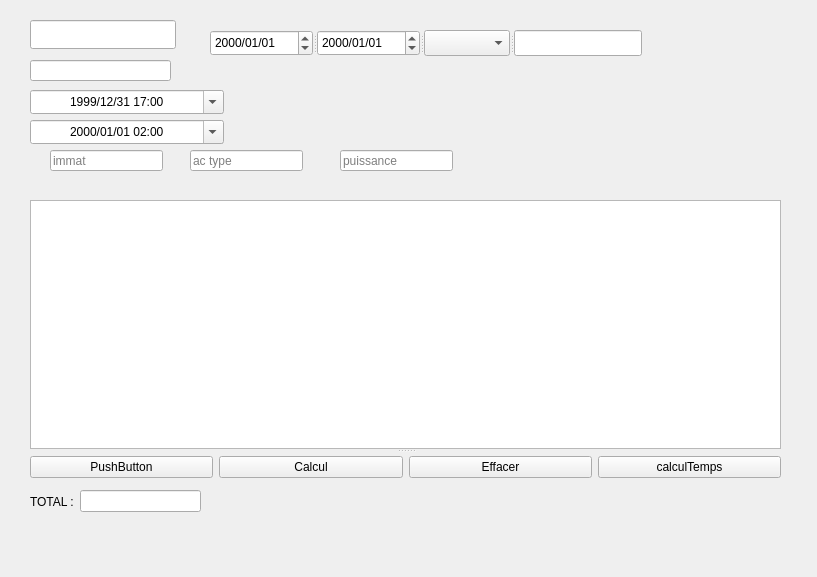
<?xml version="1.0" encoding="UTF-8"?>
<ui version="4.0">
 <class>Form</class>
 <widget class="QWidget" name="Form">
  <property name="geometry">
   <rect>
    <x>0</x>
    <y>0</y>
    <width>817</width>
    <height>577</height>
   </rect>
  </property>
  <property name="windowTitle">
   <string>Form</string>
  </property>
  <widget class="QLineEdit" name="lineEditPilote">
   <property name="geometry">
    <rect>
     <x>30</x>
     <y>20</y>
     <width>146</width>
     <height>29</height>
    </rect>
   </property>
  </widget>
  <widget class="QDateTimeEdit" name="dateTimeEdit_1">
   <property name="geometry">
    <rect>
     <x>30</x>
     <y>90</y>
     <width>194</width>
     <height>24</height>
    </rect>
   </property>
   <property name="alignment">
    <set>Qt::AlignCenter</set>
   </property>
   <property name="dateTime">
    <datetime>
     <hour>17</hour>
     <minute>0</minute>
     <second>0</second>
     <year>1999</year>
     <month>12</month>
     <day>31</day>
    </datetime>
   </property>
   <property name="date">
    <date>
     <year>1999</year>
     <month>12</month>
     <day>31</day>
    </date>
   </property>
   <property name="currentSection">
    <enum>QDateTimeEdit::YearSection</enum>
   </property>
   <property name="displayFormat">
    <string notr="true">yyyy/MM/dd HH:mm</string>
   </property>
   <property name="calendarPopup">
    <bool>true</bool>
   </property>
   <property name="currentSectionIndex">
    <number>0</number>
   </property>
   <property name="timeSpec">
    <enum>Qt::UTC</enum>
   </property>
  </widget>
  <widget class="QDateTimeEdit" name="dateTimeEdit_2">
   <property name="geometry">
    <rect>
     <x>30</x>
     <y>120</y>
     <width>194</width>
     <height>24</height>
    </rect>
   </property>
   <property name="wrapping">
    <bool>true</bool>
   </property>
   <property name="alignment">
    <set>Qt::AlignCenter</set>
   </property>
   <property name="dateTime">
    <datetime>
     <hour>2</hour>
     <minute>0</minute>
     <second>0</second>
     <year>2000</year>
     <month>1</month>
     <day>1</day>
    </datetime>
   </property>
   <property name="displayFormat">
    <string notr="true">yyyy/MM/dd HH:mm</string>
   </property>
   <property name="calendarPopup">
    <bool>true</bool>
   </property>
  </widget>
  <widget class="QSplitter" name="splitter">
   <property name="geometry">
    <rect>
     <x>30</x>
     <y>200</y>
     <width>751</width>
     <height>281</height>
    </rect>
   </property>
   <property name="orientation">
    <enum>Qt::Vertical</enum>
   </property>
   <widget class="QTableView" name="tableView1">
    <property name="layoutDirection">
     <enum>Qt::LeftToRight</enum>
    </property>
    <property name="alternatingRowColors">
     <bool>true</bool>
    </property>
    <property name="textElideMode">
     <enum>Qt::ElideLeft</enum>
    </property>
    <property name="sortingEnabled">
     <bool>true</bool>
    </property>
    <attribute name="horizontalHeaderVisible">
     <bool>true</bool>
    </attribute>
    <attribute name="horizontalHeaderCascadingSectionResizes">
     <bool>false</bool>
    </attribute>
    <attribute name="horizontalHeaderStretchLastSection">
     <bool>true</bool>
    </attribute>
   </widget>
   <widget class="QWidget" name="horizontalLayoutWidget">
    <layout class="QHBoxLayout" name="horizontalLayout_2">
     <item>
      <widget class="QPushButton" name="pushButton">
       <property name="text">
        <string>PushButton</string>
       </property>
      </widget>
     </item>
     <item>
      <widget class="QPushButton" name="Calcul">
       <property name="text">
        <string>Calcul</string>
       </property>
      </widget>
     </item>
     <item>
      <widget class="QPushButton" name="pushButton_effacer">
       <property name="toolTip">
        <string extracomment="effacer une ligne"/>
       </property>
       <property name="whatsThis">
        <string extracomment="to erase"/>
       </property>
       <property name="text">
        <string>Effacer</string>
       </property>
      </widget>
     </item>
     <item>
      <widget class="QPushButton" name="calcul_temps">
       <property name="toolTip">
        <string extracomment="calcule le temps total"/>
       </property>
       <property name="text">
        <string>calculTemps</string>
       </property>
      </widget>
     </item>
    </layout>
   </widget>
  </widget>
  <widget class="QWidget" name="layoutWidget">
   <property name="geometry">
    <rect>
     <x>30</x>
     <y>490</y>
     <width>171</width>
     <height>23</height>
    </rect>
   </property>
   <layout class="QHBoxLayout" name="horizontalLayout">
    <item>
     <widget class="QLabel" name="label">
      <property name="text">
       <string>TOTAL :</string>
      </property>
     </widget>
    </item>
    <item>
     <widget class="QLineEdit" name="total_le"/>
    </item>
   </layout>
  </widget>
  <widget class="QLineEdit" name="lineEdit_immat">
   <property name="geometry">
    <rect>
     <x>50</x>
     <y>150</y>
     <width>113</width>
     <height>21</height>
    </rect>
   </property>
   <property name="placeholderText">
    <string>immat</string>
   </property>
  </widget>
  <widget class="QLineEdit" name="lineEdit_ac_type">
   <property name="geometry">
    <rect>
     <x>190</x>
     <y>150</y>
     <width>113</width>
     <height>21</height>
    </rect>
   </property>
   <property name="placeholderText">
    <string>ac type</string>
   </property>
  </widget>
  <widget class="QLineEdit" name="lineEdit_puisance">
   <property name="geometry">
    <rect>
     <x>340</x>
     <y>150</y>
     <width>113</width>
     <height>21</height>
    </rect>
   </property>
   <property name="placeholderText">
    <string>puissance</string>
   </property>
  </widget>
  <widget class="QLineEdit" name="lineEdit_aircraft">
   <property name="geometry">
    <rect>
     <x>30</x>
     <y>60</y>
     <width>141</width>
     <height>21</height>
    </rect>
   </property>
  </widget>
  <widget class="QSplitter" name="splitter_2">
   <property name="geometry">
    <rect>
     <x>210</x>
     <y>30</y>
     <width>432</width>
     <height>26</height>
    </rect>
   </property>
   <property name="orientation">
    <enum>Qt::Horizontal</enum>
   </property>
   <widget class="QDateEdit" name="dateEdit">
    <property name="time">
     <time>
      <hour>23</hour>
      <minute>59</minute>
      <second>0</second>
     </time>
    </property>
    <property name="displayFormat">
     <string>yyyy/MM/dd</string>
    </property>
   </widget>
   <widget class="QDateEdit" name="dateEdit_2">
    <property name="time">
     <time>
      <hour>23</hour>
      <minute>59</minute>
      <second>0</second>
     </time>
    </property>
    <property name="displayFormat">
     <string>yyyy/MM/dd</string>
    </property>
   </widget>
   <widget class="QComboBox" name="comboBox"/>
   <widget class="QLineEdit" name="lineEdit"/>
  </widget>
 </widget>
 <resources/>
 <connections/>
</ui>
